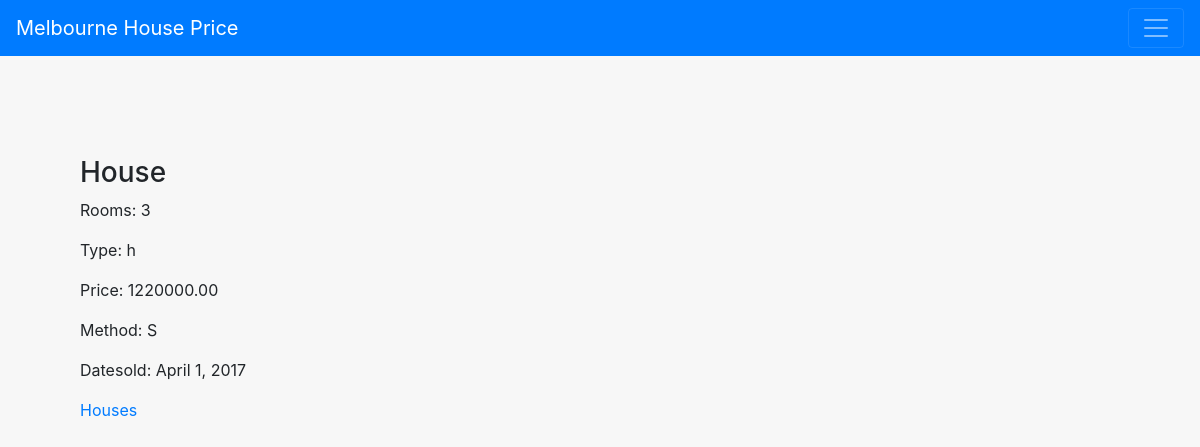
The app's page /melbournehseprice/housedetail/2 with its own data.
### melbournehseprice/models.py (models this page shows, shortened)
class House(models.Model):
    rooms = models.IntegerField(default=0)
    hsetype = models.CharField(max_length=1)
    price = models.FloatField(default=0)
    method = models.CharField(max_length=3)
    datesold = models.DateField()

### melbournehseprice/views.py (the view)
class HouseDetail(DetailView):
    model = House
    template_name = 'melbournehseprice/housedetail.html'

### melbournehseprice/templates/melbournehseprice/housedetail.html
{% extends 'melbournehseprice/base.html'%}
{% block content %}
  <h3>House</h3>
  <p>Rooms: {{ object.rooms }} </p>
  <p>Type: {{ object.hsetype }}</p>
  <p>Price: {{ object.price | floatformat:2 }}</p>
  <p>Method: {{ object.method }}</p>
  <p>Datesold: {{ object.datesold }}</p>
  <span><a href="{% url 'houselist' %}">Houses</a></span>
{% endblock %}

### melbournehseprice/static/melbournehseprice/style.css (style rules this page uses)
body { background-color: #F7F7F7; overflow: grid-auto-flow; }

### records on screen
House: rooms "3", hsetype "h", price "1220000.00", method "S", datesold "April 1, 2017"
